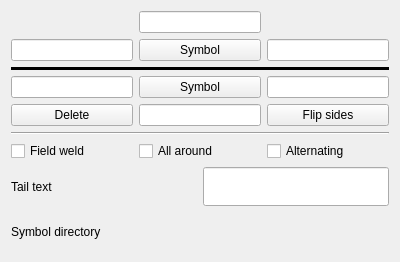
<?xml version="1.0" encoding="UTF-8"?>
<ui version="4.0">
 <class>TaskWeldingSymbol</class>
 <widget class="QWidget" name="TaskWeldingSymbol">
  <property name="geometry">
   <rect>
    <x>0</x>
    <y>0</y>
    <width>400</width>
    <height>262</height>
   </rect>
  </property>
  <property name="sizePolicy">
   <sizepolicy hsizetype="Preferred" vsizetype="Preferred">
    <horstretch>0</horstretch>
    <verstretch>0</verstretch>
   </sizepolicy>
  </property>
  <property name="minimumSize">
   <size>
    <width>250</width>
    <height>0</height>
   </size>
  </property>
  <property name="windowTitle">
   <string>Welding Symbol</string>
  </property>
  <property name="windowIcon">
   <iconset resource="Resources/TechDraw.qrc">
    <normaloff>:/icons/actions/TechDraw_WeldSymbol.svg</normaloff>:/icons/actions/TechDraw_WeldSymbol.svg</iconset>
  </property>
  <layout class="QVBoxLayout" name="verticalLayout">
   <item>
    <layout class="QVBoxLayout" name="verticalLayout_4">
     <item>
      <layout class="QHBoxLayout" name="hlArrowSideLayout">
       <item>
        <layout class="QGridLayout" name="gridLayout">
         <item row="0" column="1">
          <widget class="QLineEdit" name="leArrowTextC">
           <property name="toolTip">
            <string>Text above arrow side symbol
Angle, surface finish, root</string>
           </property>
          </widget>
         </item>
         <item row="2" column="0">
          <widget class="QLineEdit" name="leArrowTextL">
           <property name="toolTip">
            <string>Text before arrow side symbol
Preparation depth, (weld size)</string>
           </property>
          </widget>
         </item>
         <item row="2" column="1">
          <widget class="QPushButton" name="pbArrowSymbol">
           <property name="sizePolicy">
            <sizepolicy hsizetype="Minimum" vsizetype="Minimum">
             <horstretch>0</horstretch>
             <verstretch>0</verstretch>
            </sizepolicy>
           </property>
           <property name="minimumSize">
            <size>
             <width>0</width>
             <height>0</height>
            </size>
           </property>
           <property name="baseSize">
            <size>
             <width>0</width>
             <height>32</height>
            </size>
           </property>
           <property name="toolTip">
            <string>Pick arrow side symbol</string>
           </property>
           <property name="statusTip">
            <string/>
           </property>
           <property name="text">
            <string>Symbol</string>
           </property>
           <property name="checkable">
            <bool>false</bool>
           </property>
          </widget>
         </item>
         <item row="2" column="2">
          <widget class="QLineEdit" name="leArrowTextR">
           <property name="toolTip">
            <string>Text after arrow side symbol
Number of welds Ã— length, (gap)</string>
           </property>
          </widget>
         </item>
        </layout>
       </item>
      </layout>
     </item>
     <item>
      <widget class="Line" name="line">
       <property name="frameShadow">
        <enum>QFrame::Plain</enum>
       </property>
       <property name="lineWidth">
        <number>5</number>
       </property>
       <property name="orientation">
        <enum>Qt::Horizontal</enum>
       </property>
      </widget>
     </item>
     <item>
      <layout class="QHBoxLayout" name="hlOtherSideLayout">
       <item>
        <layout class="QGridLayout" name="gridLayout_2">
         <item row="0" column="0">
          <widget class="QLineEdit" name="leOtherTextL">
           <property name="toolTip">
            <string>Text before other side symbol
Preparation depth, (weld size)</string>
           </property>
          </widget>
         </item>
         <item row="1" column="0">
          <widget class="QPushButton" name="pbOtherErase">
           <property name="sizePolicy">
            <sizepolicy hsizetype="Minimum" vsizetype="Fixed">
             <horstretch>0</horstretch>
             <verstretch>0</verstretch>
            </sizepolicy>
           </property>
           <property name="minimumSize">
            <size>
             <width>0</width>
             <height>0</height>
            </size>
           </property>
           <property name="maximumSize">
            <size>
             <width>16777215</width>
             <height>16777215</height>
            </size>
           </property>
           <property name="baseSize">
            <size>
             <width>0</width>
             <height>0</height>
            </size>
           </property>
           <property name="toolTip">
            <string>Remove other side symbol</string>
           </property>
           <property name="text">
            <string>Delete</string>
           </property>
          </widget>
         </item>
         <item row="1" column="1">
          <widget class="QLineEdit" name="leOtherTextC">
           <property name="toolTip">
            <string>Text below arrow side symbol
Angle, surface finish, root</string>
           </property>
          </widget>
         </item>
         <item row="0" column="2">
          <widget class="QLineEdit" name="leOtherTextR">
           <property name="toolTip">
            <string>Text after other side symbol
Number of welds Ã— length, (gap)</string>
           </property>
          </widget>
         </item>
         <item row="0" column="1">
          <widget class="QPushButton" name="pbOtherSymbol">
           <property name="toolTip">
            <string>Pick other side symbol</string>
           </property>
           <property name="text">
            <string>Symbol</string>
           </property>
          </widget>
         </item>
         <item row="1" column="2">
          <widget class="QPushButton" name="pbFlipSides">
           <property name="enabled">
            <bool>true</bool>
           </property>
           <property name="sizePolicy">
            <sizepolicy hsizetype="Minimum" vsizetype="Fixed">
             <horstretch>0</horstretch>
             <verstretch>0</verstretch>
            </sizepolicy>
           </property>
           <property name="minimumSize">
            <size>
             <width>0</width>
             <height>0</height>
            </size>
           </property>
           <property name="maximumSize">
            <size>
             <width>16777215</width>
             <height>16777215</height>
            </size>
           </property>
           <property name="baseSize">
            <size>
             <width>0</width>
             <height>0</height>
            </size>
           </property>
           <property name="toolTip">
            <string>Flips the sides</string>
           </property>
           <property name="text">
            <string>Flip sides</string>
           </property>
          </widget>
         </item>
        </layout>
       </item>
      </layout>
     </item>
    </layout>
   </item>
   <item>
    <widget class="Line" name="line_2">
     <property name="orientation">
      <enum>Qt::Horizontal</enum>
     </property>
    </widget>
   </item>
   <item>
    <layout class="QGridLayout" name="gridLayout_3">
     <item row="0" column="0">
      <widget class="QCheckBox" name="cbFieldWeld">
       <property name="toolTip">
        <string>Adds the 'Field weld' symbol (flag)
at the kink in the leader line</string>
       </property>
       <property name="text">
        <string>Field weld</string>
       </property>
      </widget>
     </item>
     <item row="0" column="1">
      <widget class="QCheckBox" name="cbAllAround">
       <property name="toolTip">
        <string>Adds the 'All around' symbol (circle)
at the kink in the leader line</string>
       </property>
       <property name="text">
        <string>All around</string>
       </property>
      </widget>
     </item>
     <item row="0" column="2">
      <widget class="QCheckBox" name="cbAltWeld">
       <property name="toolTip">
        <string>Offsets the lower symbol to indicate alternating welds</string>
       </property>
       <property name="text">
        <string>Alternating</string>
       </property>
      </widget>
     </item>
    </layout>
   </item>
   <item>
    <layout class="QGridLayout" name="gridLayout_4">
     <item row="0" column="0">
      <widget class="QLabel" name="label_5">
       <property name="text">
        <string>Tail text</string>
       </property>
      </widget>
     </item>
     <item row="0" column="1">
      <widget class="QLineEdit" name="leTailText">
       <property name="sizePolicy">
        <sizepolicy hsizetype="Preferred" vsizetype="Preferred">
         <horstretch>0</horstretch>
         <verstretch>0</verstretch>
        </sizepolicy>
       </property>
       <property name="toolTip">
        <string>Text at end of symbol</string>
       </property>
      </widget>
     </item>
     <item row="1" column="0">
      <widget class="QLabel" name="label">
       <property name="text">
        <string>Symbol directory</string>
       </property>
      </widget>
     </item>
     <item row="1" column="1">
      <widget class="Gui::FileChooser" name="auracadSymbolDir" native="true">
       <property name="toolTip">
        <string>Directory path for welding symbols.
This directory will be used for the symbol selection.</string>
       </property>
       <property name="filter" stdset="0">
        <string notr="true">*.svg</string>
       </property>
      </widget>
     </item>
    </layout>
   </item>
  </layout>
 </widget>
 <customwidgets>
  <customwidget>
   <class>Gui::FileChooser</class>
   <extends>QWidget</extends>
   <header>Gui/FileDialog.h</header>
  </customwidget>
 </customwidgets>
 <resources>
  <include location="Resources/TechDraw.qrc"/>
 </resources>
 <connections/>
</ui>
